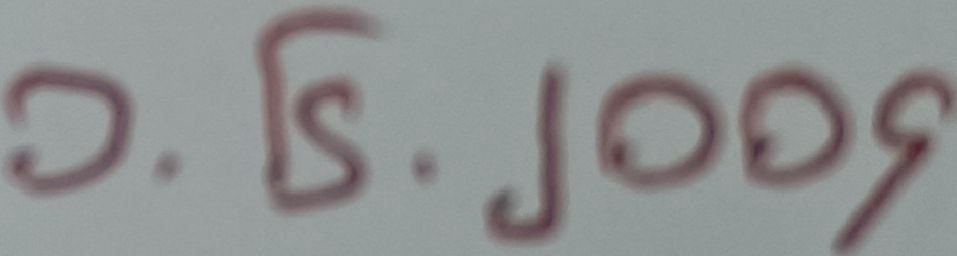
#> input picture 162004.jpg, 957 x 256 px
$ jupyter execute Statictics.ipynb
#> lines starting #> are read from the running program, lines starting #| are printed output that depends on the picture
[cell 1]
import cv2
import matplotlib.pyplot as plt

## **Detection**

[cell 2]
date_img = cv2.imread("162004.jpg", cv2.IMREAD_COLOR_RGB)
#> date_img is the input picture: shape (256, 957, 3); mean B, G, R 144.8, 144.9, 143
plt.imshow(date_img)

[cell 3]
date_img = cv2.rectangle(date_img, pt1=(2,67), pt2=(137,194), color=(0, 255, 0), thickness=4)
date_img = cv2.rectangle(date_img, pt1=(252,6), pt2=(378,210), color=(0, 255, 0), thickness=4)
date_img = cv2.rectangle(date_img, pt1=(482,61), pt2=(953,252), color=(0, 255, 0), thickness=4)
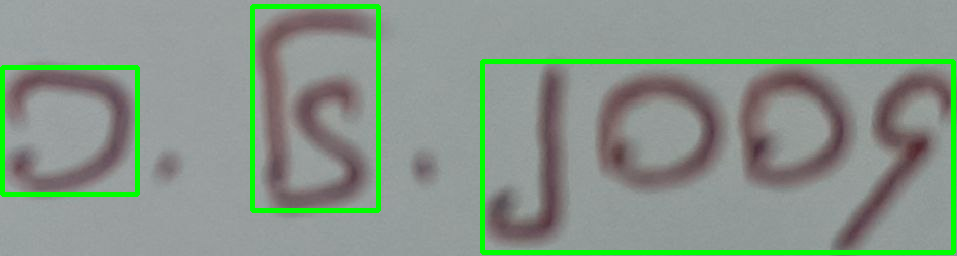
#> date_img: shape (256, 957, 3); mean B, G, R 137.1, 150.1, 135.5
plt.imshow(date_img)
